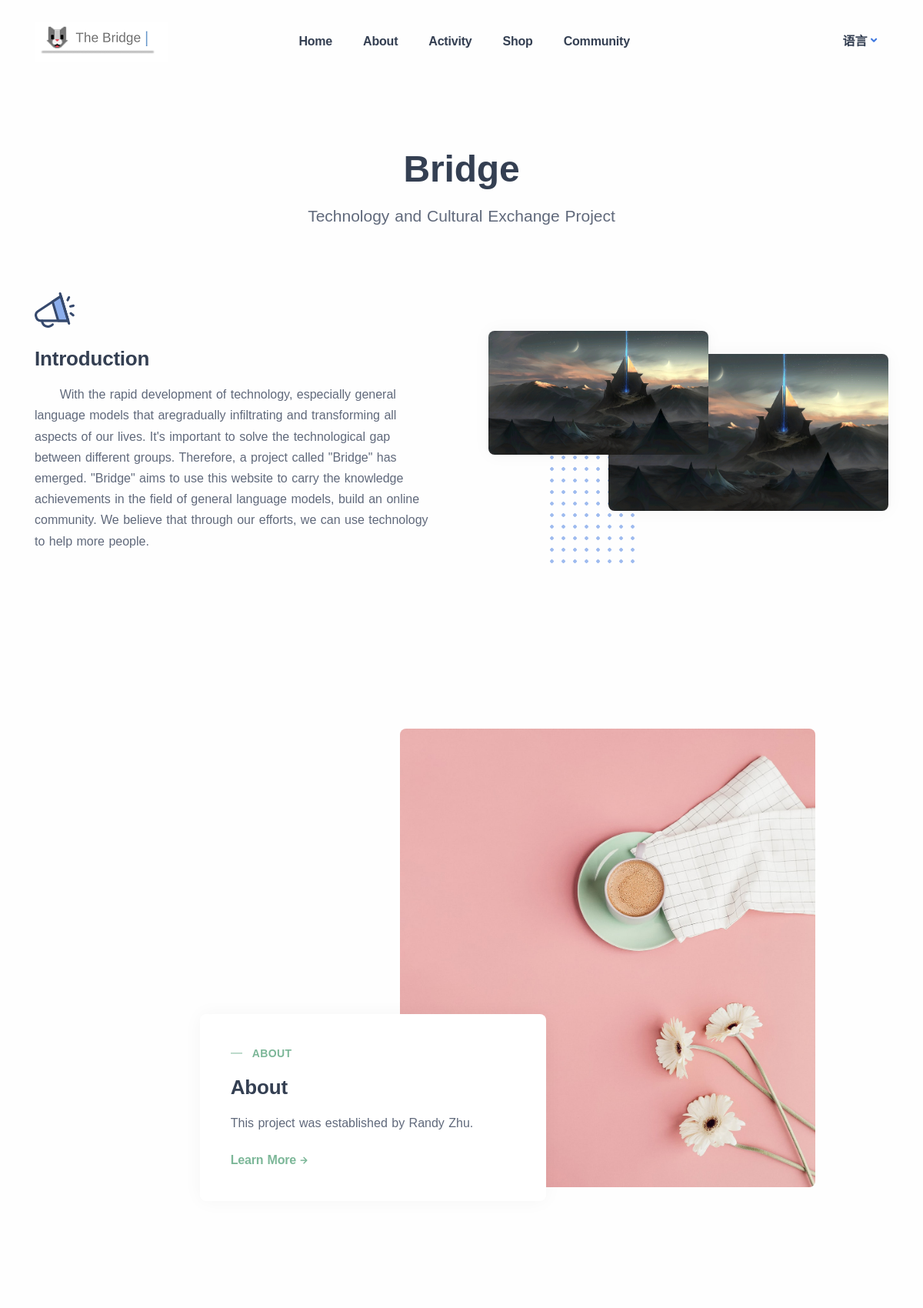
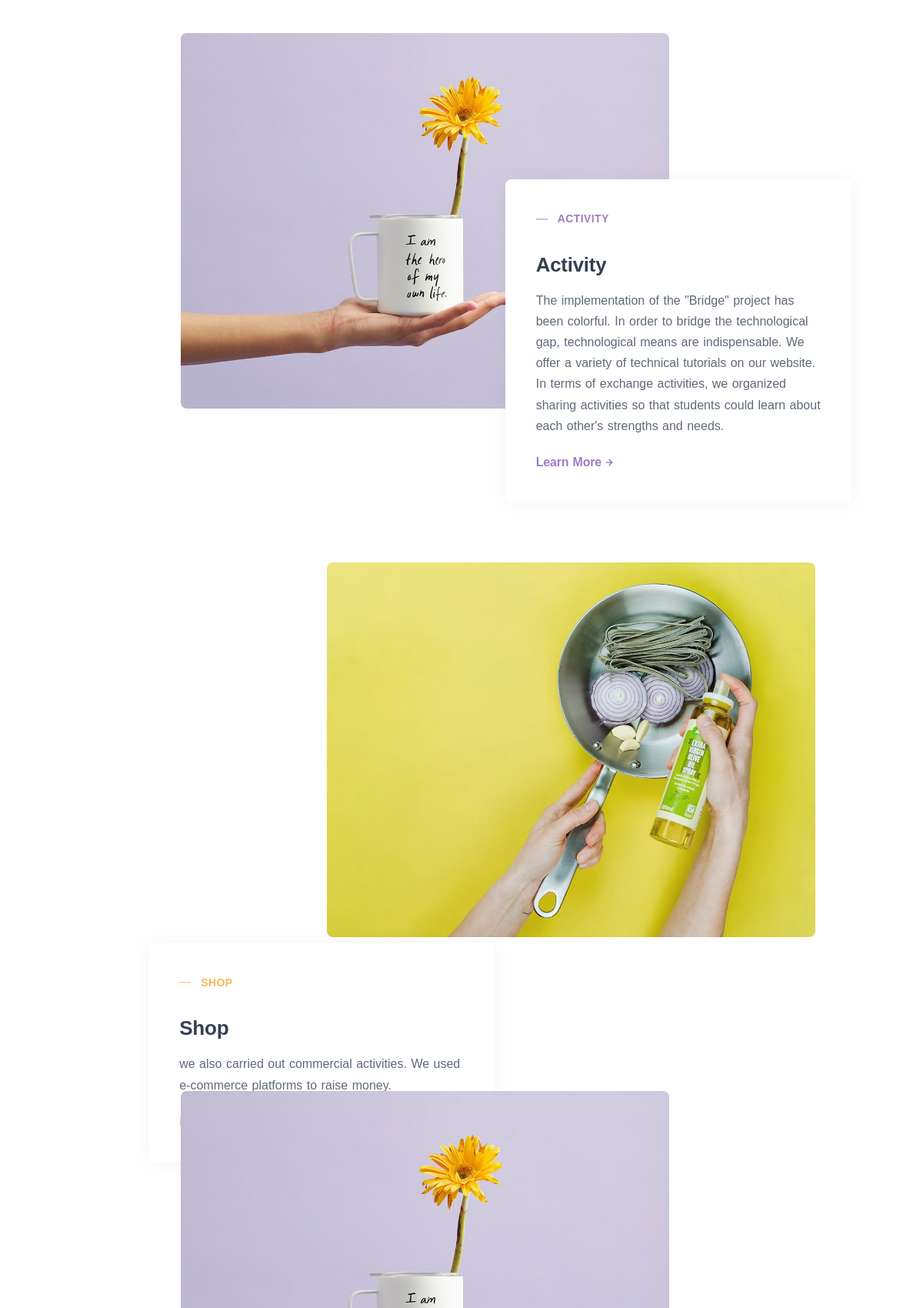
Screenshot of /bridge/ (upper part) with the database file from the repository (2 pictures, top to bottom).
### bridge/models.py (models this page shows, shortened)
class textPart(models.Model):
    text_name = models.CharField(max_length=100, default="")
    texts = models.CharField(max_length=500, default="")
    texts_en = models.CharField(max_length=500, default="")

### bridge/views.py (the view)
# urls.py: path("", views.index, name="index"),
def index(request, language="en"):
    context = {
        "intro": getText("home Project Introduction", language),
        "organizer_intro": getText("home Organizer intro", language),
        "acti_intro": getText("home Activity intro", language),
        "shop_intro": getText("home Shop intro", language),
        "commu_intro": getText("home Commu intro", language),
        "ui_learn_more": getText("ui learn more", language),
    }
    return render(request, "bridge/home.html",
                  dict(context, **fui_context(language)))

### bridge/views.py (called while the page is built)
def getText(textname: str, language: str):
    obj = textPart.objects.get(text_name=textname)
    if language == "zh":
        return obj.texts
    return obj.texts_en

def fui_context(language):
    ui_context = {
        "home_title": getText("home title", language),
        "home_subtitle": getText("home subtitle", language),
        "ui_navbar_title": getText("ui navbar title", language),
        "ui_sidebar_title": getText("ui sidebar title", language),
        "ui_butt_home": getText("ui butt 1", language),
        "ui_butt_about": getText("ui butt 2", language),
        "ui_butt_acti": getText("ui butt 3", language),
        "ui_butt_shop": getText("ui butt 4", language),
        "ui_butt_commu":getText("ui butt 5", language),
        "lan": language,
    }
    return ui_context

### bridge/templates/bridge/home.html (shortened to what this page needs)
<!doctype html>
<html lang="zh-CN">
{% load static %}
<head>
    <link rel="stylesheet" href="{% static 'css/user-style.css' %}">
</head>
<body>
<body>
<div>
    <link rel="stylesheet" href="{% static 'css/plugins.css' %}"/>
    <link rel="stylesheet" href="{% static 'css/style.css' %}"/>
    <div class="content-wrapper">
        <header class="wrapper bg-light">
            <nav class="navbar navbar-expand-lg center-nav transparent navbar-light">
                <div class="container flex-lg-row flex-nowrap align-items-center"><img
                        src="{% static 'img/titleIcon.png' %}" class="c12617"/>
                    <div class="navbar-collapse offcanvas offcanvas-nav offcanvas-start">
                        <div class="offcanvas-body ms-lg-auto d-flex flex-column h-100">
                            <ul class="navbar-nav">
                                <li class="nav-item"><a href="{% url 'index' lan %}"
                                                        class="nav-link">{{ ui_butt_home }}</a></li>
                                <li class="nav-item"><a href="{% url 'index' lan %}#about"
                                                        class="nav-link">{{ ui_butt_about }}</a></li>
                                <li class="nav-item"><a href="{% url 'index' lan %}#class"
                                                        class="nav-link">{{ ui_butt_acti }}</a>
                                </li>
                                <li class="nav-item"><a href="{% url 'index' lan %}#shop"
                                                        class="nav-link">{{ ui_butt_shop }}</a>
                                </li>
                                <li class="nav-item"><a href="{% url 'index' lan %}#commu"
                                                        class="nav-link">{{ ui_butt_commu }}</a></li>
                            </ul>
                        </div>
                    </div>
                    <div class="htmlpage-row">
                        <div class="htmlpage-cell"></div>
                    </div>
                    <div class="navbar-other w-100 d-flex ms-auto">
                        <ul class="navbar-nav flex-row align-items-center ms-auto">
                            <li class="nav-item dropdown language-select text-uppercase"><a href="#" role="button"
                                                                                            data-bs-toggle="dropdown"
                                                                                            aria-haspopup="true"
                                                                                            aria-expanded="false"
                                                                                            class="nav-link dropdown-item dropdown-toggle">语言</a>
                            </li>
                        </ul>
                    </div>
                </div>
            </nav>
        </header>
        <section class="wrapper bg-light">
            <div class="container pt-10 pt-md-14 text-center">
                <div class="row">
                    <div class="col-md-8 col-lg-7 col-xl-6 col-xxl-5 mx-auto">
                        <h1 title="projectFullName" class="display-1 mb-3">{{ home_title }}</h1>
                        <p title="project short describe" class="lead fs-lg px-lg-10 px-xxl-8">{{ home_subtitle }}</p>
                    </div>
                </div>
            </div>
        </section>
        <section class="wrapper bg-light">
            <div class="container pt-9 pt-md-11 pb-14 pb-md-16">
                <div class="row gx-lg-8 gx-xl-12 gy-10 align-items-center">
                    <div class="col-lg-6 position-relative order-lg-2">
                        <div data-rellax-speed="1" id="i61usk"
                             class="shape bg-dot primary rellax w-16 h-20 c14046"></div>
                        <div class="overlap-grid overlap-grid-2">
                            <div class="item">
                                <figure class="rounded shadow"><img src="{% static 'img/stellarisPic.jpg' %}" alt=""
                                                                    id="i6cy4l"/></figure>
                            </div>
                            <div class="item">
                                <figure class="rounded shadow"><img src="{% static 'img/stellarisPic.jpg' %}" alt=""
                                                                    id="ixgx76"/></figure>
                            </div>
                        </div>
                    </div>
                    <div class="col-lg-6"><img src="{% static 'img/megaphone.svg' %}" alt=""
                                               class="svg-inject icon-svg icon-svg-md mb-4"/>
                        {% if lan == 'zh' %}
                            <h2 class="mb-3">项目介绍</h2>
                        {% else %}
                            <h2 class="mb-3">Introduction</h2>
                        {% endif %}
                        <p title="detail describe" class="mb-6">&nbsp&nbsp&nbsp&nbsp&nbsp&nbsp{{ intro }}</p>
                    </div>
                </div>
                <div class="projects-overflow mt-md-10 mb-10 mb-lg-15">
                    <link rel="stylesheet" href="{% static 'css/plugins.css' %}"/>
                    <link rel="stylesheet" href="{% static 'css/style.css' %}"/>
                    <div class="project item" id="about">
                        <div class="row">
                            <figure class="col-lg-7 offset-lg-5 col-xl-6 offset-xl-5 rounded"><img
                                    src="{% static 'img/cs17.jpg' %}" alt=""/></figure>
                            <div id="iosweo" class="project-details d-flex justify-content-center flex-column c10595">
                                <div data-rellax-xs-speed="0" data-rellax-mobile-speed="0" class="card shadow rellax">
                                    <div class="card-body">
                                        <div class="post-header">
                                            <div class="post-category text-line text-leaf mb-3">{{ ui_butt_about }}</div>
                                            <h2 class="post-title mb-3">{{ ui_butt_about }}</h2>
                                        </div>
                                        <div class="post-content">
                                            <p>{{ organizer_intro }}</p><a href="{% url 'index' lan %}"
                                                                           class="more hover link-leaf">{{ ui_learn_more }}</a>
                                        </div>
                                    </div>
                                </div>
                            </div>
                        </div>
                    </div>
                    <div class="project item" id="class">
                        <div class="row">
                            <figure class="col-lg-9 col-xl-7 offset-xl-2 rounded"><img src="{% static 'img/cs18.jpg' %}"
                                                                                       alt=""/></figure>
                            <div id="img075" class="project-details d-flex justify-content-center flex-column c10833">
                                <div data-rellax-xs-speed="0" data-rellax-mobile-speed="0" class="card shadow rellax">
                                    <div class="card-body">
                                        <div class="post-header">
                                            <div class="post-category text-line text-violet mb-3">{{ ui_butt_acti }}</div>
                                            <h2 class="post-title mb-3">
                                                <h2 id="inoebx-2" draggable="false"
                                                    class="post-title mb-3 gjs-selected c8846">
                                                    {{ ui_butt_acti }}</h2>
                                            </h2>
                                        </div>
                                        <div class="post-content">
                                            <p>{{ acti_intro }}<br/></p><a href="{% url 'videoPage' lan %}"
                                                                           class="more hover link-violet">{{ ui_learn_more }}</a>
                                        </div>
                                    </div>
                                </div>
                            </div>
                        </div>
                    </div>
                    <div class="project item" id="shop">
                        <div class="row">
                            <figure class="col-lg-9 offset-lg-3 col-xl-7 offset-xl-4 rounded"><img
                                    src="{% static 'img/cs19.jpg' %}" alt=""/></figure>
                            <div id="il9hej" class="project-details d-flex justify-content-center flex-column c11071">
                                <div data-rellax-xs-speed="0" data-rellax-mobile-speed="0" class="card shadow rellax">
                                    <div class="card-body">
                                        <div class="post-header">
                                            <div class="post-category text-line text-yellow mb-3">{{ ui_butt_shop }}</div>
                                            <h2 class="post-title mb-3">
                                                <h2 id="ibgfte-2" draggable="false"
                                                    class="post-title mb-3 gjs-selected">
                                                    {{ ui_butt_shop }}</h2>
                                            </h2>
                                        </div>
                                        <div class="post-content">
                                            <p>{{ shop_intro }}</p><a href="{% url 'index' lan %}"
                                                                      class="more hover link-yellow">{{ ui_learn_more }}</a>
                                        </div>
                                    </div>
                                </div>
                            </div>
                        </div>
                    </div>
                    <div class="project item" id="commu">
                        <div class="row">
                            <figure class="col-lg-9 col-xl-7 offset-xl-2 rounded"><img src="{% static 'img/cs18.jpg' %}"
                                                                                       alt=""/></figure>
                            <div id="img075" class="project-details d-flex justify-content-center flex-column c10833">
                            </div>
                        </div>
                    </div>
                </div>
            </div>
        </section>
    </div>
</div>
</body>
</body>
<html>

### bridge/static/css/user-style.css (style rules this page uses)
* { box-sizing: border-box; }
body { margin: 0; }
body { margin-top: 0px; margin-right: 0px; margin-bottom: 0px; margin-left: 0px; font-family: -apple-system, BlinkMacSystemFont, "Segoe UI", Roboto, "Helvetica Neue", Arial, sans-serif, "Apple Color Emoji", "Segoe UI Emoji", "Segoe UI Symbol"; font-size: 16px; }
.c10595 { left: 18%; bottom: 25%; }
.c10833 { right: 3%; bottom: 25%; }
.c11071 { left: 12%; bottom: 25%; }
.mb-4 { width: 29px; height: 28px; }
.c12617 { color: black; }
.c14046 { top: 3rem; left: 5.5rem; }
.htmlpage-row { display: table; padding-top: 10px; padding-right: 10px; padding-bottom: 10px; padding-left: 10px; width: 100%; }
.htmlpage-cell { width: 8%; display: table-cell; height: 75px; }
.c8846 { font-size: calc(1.255rem + 0.06vw); }

### rows the page displays
textPart: texts_en "Home"
textPart: texts_en "About", texts_en "ABOUT"
textPart: texts_en "Activity", texts_en "ACTIVITY"
textPart: texts_en "Shop", texts_en "SHOP"
textPart: texts_en "Community"
textPart: texts_en "Bridge"
textPart: texts_en "Technology and Cultural Exchange Project"
textPart: texts_en "With the rapid development of technology, especially general language models that aregradually infiltrating and transforming all aspects of our lives. It's important to solve the technological gap between different groups. Therefore, a project called \"Bridge\" has emerged. \"Bridge\" aims to use this website to carry the knowledge achievements in the field of general language models, build an online community. We believe that through our efforts, we can use technology to help more people."
textPart: texts_en "This project was established by Randy Zhu."
textPart: texts_en "Learn More"
textPart: texts_en "The implementation of the \"Bridge\" project has been colorful. In order to bridge the technological gap, technological means are indispensable. We offer a variety of technical tutorials on our website. In terms of exchange activities, we organized sharing activities so that students could learn about each other's strengths and needs."
textPart: texts_en "we also carried out commercial activities. We used e-commerce platforms to raise money."
